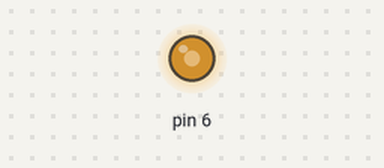
Recording of a sketch running on a simulated Arduino Uno, built with avr-gcc and run on an emulated ATmega328P. On the bench: output pins drawn as LEDs (lit = HIGH).

Above: at 0.05 s.
At 0.5 s:
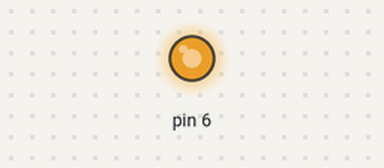
At 0.85 s:
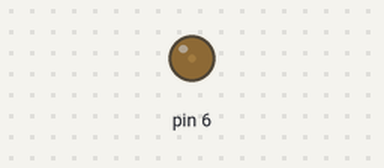
At 1.2 s:
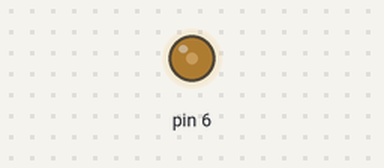
Timing chart, 0 to 3.0 s (numbered marks = the images above):
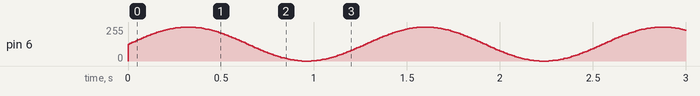

The sketch:

breath3.ino
```cpp
float theta = 0;
const float delta = 0.05;
const float multiplier = 255.0 / 2.0;
void setup()
{
}

void loop()
{
    analogWrite(6, multiplier * sin(theta) + multiplier);
    delay(10);
    theta += delta;
}
```
